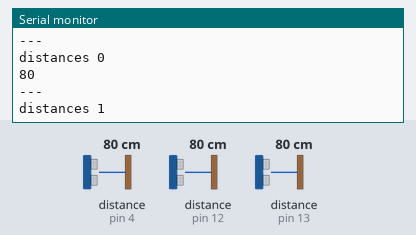
Bench run of a sketch on a simulated Arduino Uno, built with avr-gcc and run on an emulated ATmega328P. Shown: the last lines printed to the serial monitor. Inputs (shaded band) come from the test bench; at power-on: distance to the obstacle (sensors on pin 4, pin 12, pin 13) 80 cm. The echo pulse lasts 58.3 µs per cm.

Above: at 1.2 s.
1.3 s: distance to the obstacle (sensor on pin 4) set to 2 cm
At 2.3 s:
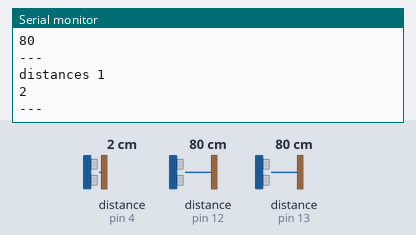
2.8 s: distance to the obstacle (sensor on pin 12) set to 2 cm
At 3.9 s:
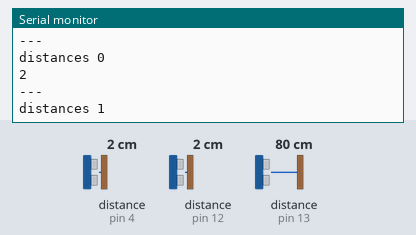
5.8 s: distance to the obstacle (sensor on pin 13) set to 2 cm
At 6.7 s:
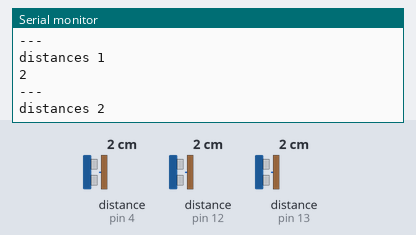
7.3 s: distance to the obstacle (sensor on pin 4) set to 18 cm
At 8.4 s:
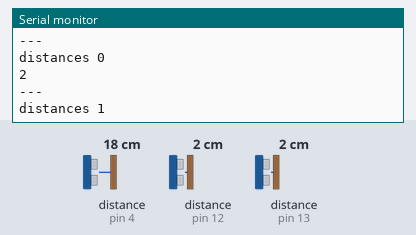
10.3 s: distance to the obstacle (sensor on pin 12) set to 120 cm
At 11.1 s:
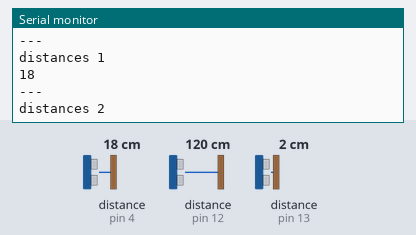
13.3 s: distance to the obstacle (sensor on pin 13) set to 4 cm
At 14.1 s:
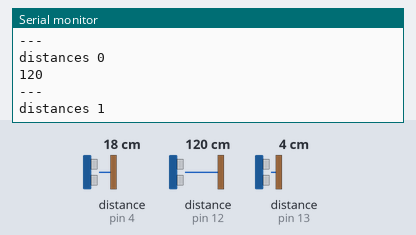
Timing chart, 0 to 16.3 s (numbered marks = the images above; inputs shaded):
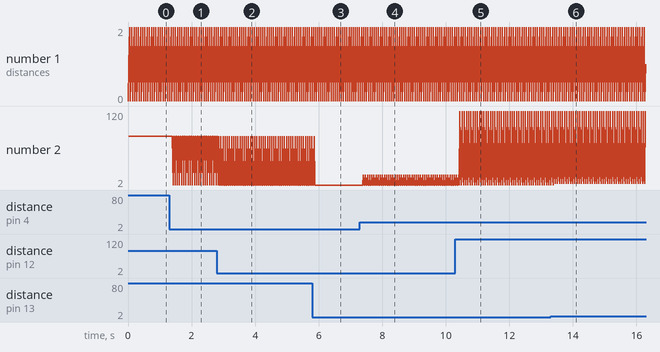

The sketch:

ultrasonicSensorTest.ino
```cpp
#include <Ultrasonic.h>

// Define the pins for the ultrasonic sensors
#define TRIGGER_PIN 8 // Trigger pin for all sensors
#define ECHO_PIN_LEFT 12 // Echo pin for the left sensor
#define ECHO_PIN_CENTER 4 // Echo pin for the center sensor
#define ECHO_PIN_RIGHT 13 // Echo pin for the right sensor

// Create an array of ultrasonic sensors objects
Ultrasonic ultrasonics[] = {
    {TRIGGER_PIN, ECHO_PIN_LEFT},
    {TRIGGER_PIN, ECHO_PIN_CENTER},
    {TRIGGER_PIN, ECHO_PIN_RIGHT}
};

// Array to store echo pin numbers for input configuration
int ultraSonicsPins[] = {ECHO_PIN_LEFT, ECHO_PIN_CENTER, ECHO_PIN_RIGHT};

// Array to store measured distances from each sensor
int distances[3];

void setup() {
   // Configure the echo pins as input
   for (int i = 0; i < 3; i++)
      pinMode(ultraSonicsPins[i], INPUT);

   // Set the trigger pin as output and initialize it as HIGH
   pinMode(TRIGGER_PIN, OUTPUT);
   digitalWrite(TRIGGER_PIN, HIGH);

   Serial.begin(9600);
}

void loop() {
   // Measure the distance from each sensor
   for (int i = 0; i < 3; i++) {
      distances[i] = ultrasonics[i].Ranging(CM); // Get measured distance in cm
      delay(3); // Small delay to avoid interference
      Serial.print("distances ");
      Serial.println(i);
      Serial.println(distances[i]);
      Serial.println("---");
   }
}
```

Measured:
- after the input at 1.3 s, the serial monitor: prints a new line after 0.12 s (image 1)
- after the input at 7.3 s, the serial monitor: prints a new line after 0.11 s (image 4)
- after the input at 10.3 s, the serial monitor: prints a new line after 0.15 s (image 5)
- after the input at 13.3 s, the serial monitor: prints a new line after 0.14 s (image 6)
- plotted number 2: 18 → 4 after the input at 13.3 s
